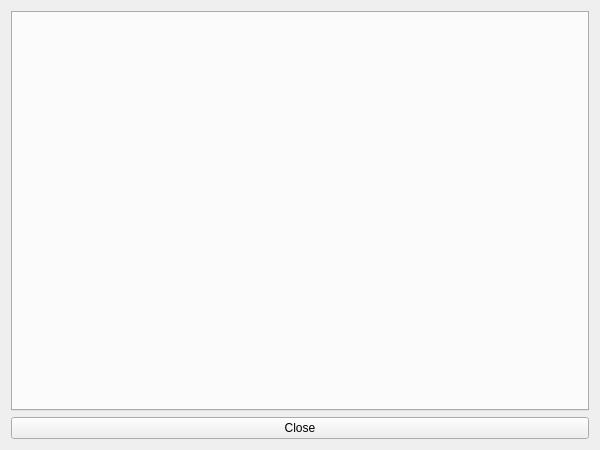
<?xml version="1.0" encoding="UTF-8"?>
<ui version="4.0">
 <class>ModManagerDialog</class>
 <widget class="QWidget" name="ModManagerDialog">
  <property name="geometry">
   <rect>
    <x>0</x>
    <y>0</y>
    <width>600</width>
    <height>450</height>
   </rect>
  </property>
  <property name="windowTitle">
   <string>Mod Manager</string>
  </property>
  <layout class="QVBoxLayout" name="verticalLayout">
   <item>
    <widget class="QTabWidget" name="tabWidget">
     <property name="currentIndex">
      <number>0</number>
     </property>
    </widget>
   </item>
   <item>
    <widget class="QPushButton" name="closeBtn">
     <property name="text">
      <string>Close</string>
     </property>
    </widget>
   </item>
  </layout>
 </widget>
 <resources/>
 <connections/>
</ui>
